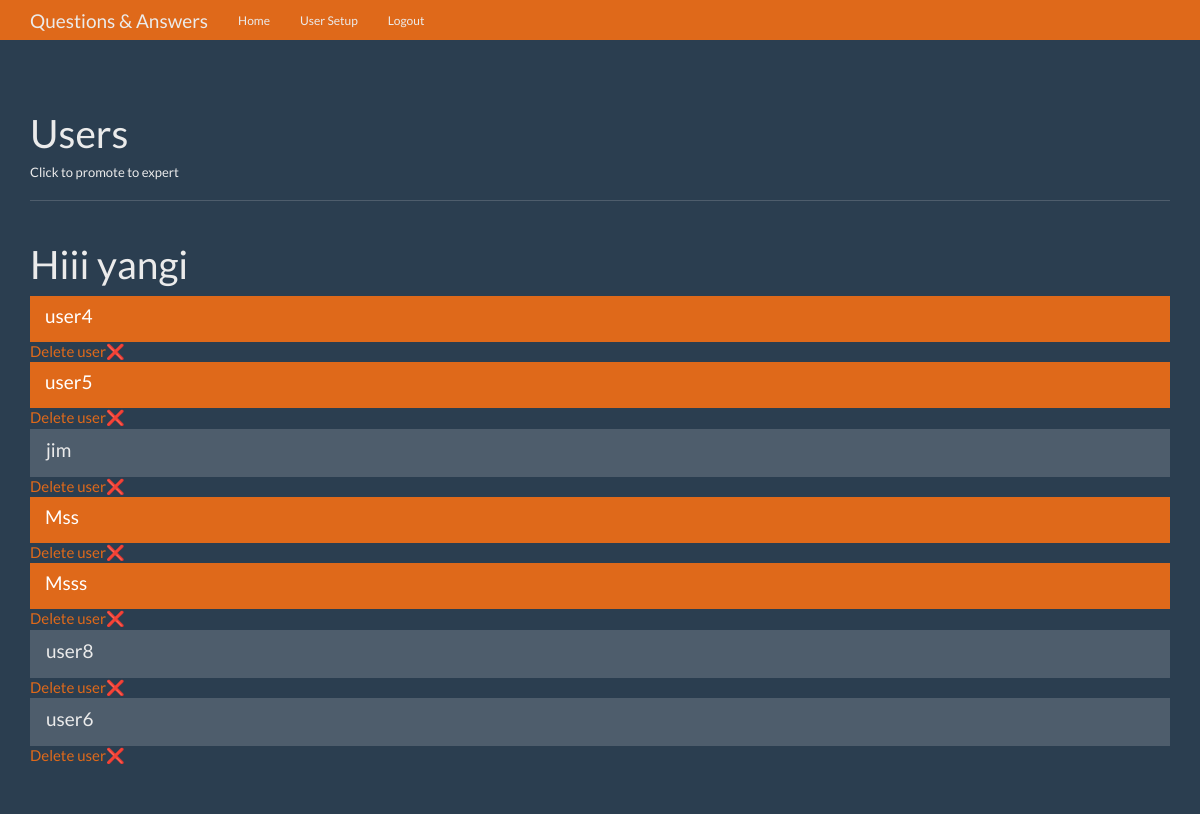
The page /users (signed in) on the database as committed earlier.
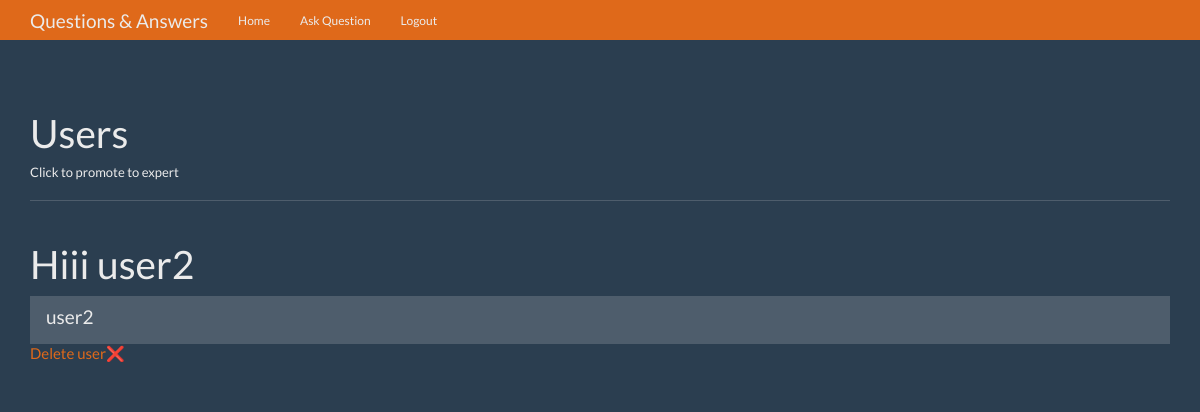
The same page on the database as committed later.
### tables this page shows
CREATE TABLE User (
id integer primary key autoincrement,
name text not null,
password text not null,
expert boolean not null,
admin boolean not null
);

### app.py (the view)
@app.route('/users')
def users():
    user = get_current_user()
    db = get_db()
    cur = db.execute('select id, name, expert from user where admin =?', [0])
    users = cur.fetchall()
    return render_template('users.html', users=users, user=user)

### app.py (called while the page is built)
def get_current_user():
    user_result = None
    if 'user' in session:
        user = session['user']
        db = connect_db()
        user_query = db.execute(
            'select id, name, password, expert, admin from user where name =?', [user])
        user_result = user_query.fetchone()
    return user_result

### database.py (called while the page is built)
def connect_db():
    sql = sqlite3.connect('data.db')
    sql.row_factory = sqlite3.Row
    return sql

def get_db():
    if not hasattr(g, 'sqlite3'):
        g.sqlite_db = connect_db()
    return g.sqlite_db

### templates/users.html (shortened to what this page needs)
{%extends 'base.html'%} {%from 'macro.html' import links%}  {%block nav%}{%endblock%} {%block body%}
<div class="page-header">
  <h1>Users</h1>
  <h6>Click to promote to expert</h6>
</div>
<div class="row">
  <div class="col-lg-12">
    <div class="list-group">
      {%if user%}
      <h1>Hiii {{user.name}}</h1>
      {% for user_on in users %}
      <a
        href="{{ url_for('change_status',user_id=user_on.id) }}"
        class="list-group-item {% if user_on.expert %} active {% endif %}"
      >
        <h4 class="list-group-item-heading">{{ user_on.name }}</h4>
        <a href="{{ url_for('delete_user',user_id=user_on.id) }}"
          >Delete user❌</a
        >
      </a>
      {% endfor %} {%endif%}
    </div>
  </div>
  {%endblock%}

### templates/base.html (shortened to what this page needs)
{%from 'macro.html' import links%}
<!DOCTYPE html>
<html lang="en">
  <head>
    <link
      href="{{ url_for('static', filename='bootstrap.min.css') }}"
      rel="stylesheet"
    />
    <link
      href="{{ url_for('static', filename='theme.css') }}"
      rel="stylesheet"
    />
  </head>
  <body>
    <nav class="navbar navbar-inverse navbar-fixed-top">
      <div class="container">
        <div class="navbar-header">
          <a class="navbar-brand" href="#">Questions & Answers</a>
        </div>
        <div id="navbar" class="navbar-collapse collapse">{{links(user)}}</div>
      </div>
    </nav>
    <div class="container theme-showcase" role="main">
      {%block body%}{%endblock%}
    </div>
  </body>
</html>

### templates/macro.html (shortened to what this page needs)
{%macro links(user)%}
<ul class="nav navbar-nav">
  <li><a href="{{ url_for('home') }}">Home</a></li>
   {%if user%} {%if not user.expert and not user.admin%}
  <li><a href="{{ url_for('ask') }}">Ask Question</a></li>
  {%endif%}  {%if user.admin%}
  <li><a href="{{ url_for('users') }}">User Setup</a></li>
  {%endif%}
  <li><a href="{{ url_for('logout') }}">Logout</a></li>
  {%endif%}
</ul>
{%endmacro%}

### static/theme.css (style rules this page uses)
body { padding-top: 70px; padding-bottom: 30px; }

Rows that differ between the two databases and show on the page:
removed User: name "user4", expert True (drawn)
removed User: name "user5", expert True (drawn)
removed User: name "jim", expert False (drawn)
removed User: name "Mss", expert True (drawn)
removed User: name "Msss", expert True (drawn)
removed User: name "user8", expert False (drawn)
removed User: name "user6", expert False (drawn)
now on one of the page's lists (row edited): User: name "user2"
changed User: admin True → False (drawn); name "yangi" → "user2"
Other text that changed with them:
text no longer shown: "User Setup"
text now shown: "Ask Question"
